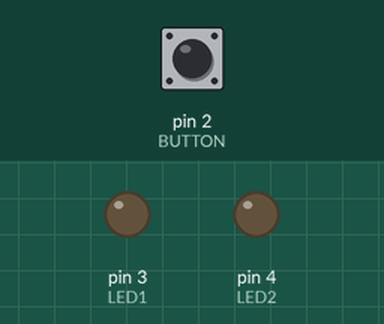
The sketch below on a simulated Arduino Uno, built with avr-gcc and run on an emulated ATmega328P. On the bench: output pins drawn as LEDs (lit = HIGH). The inputs (shaded band) are chosen by the test bench; at power-on: pin 2 (BUTTON) LOW.

Above: at 1.2 s.
1.3 s: pin 2 (BUTTON) pulled HIGH for 0.15 s
At 1.8 s:
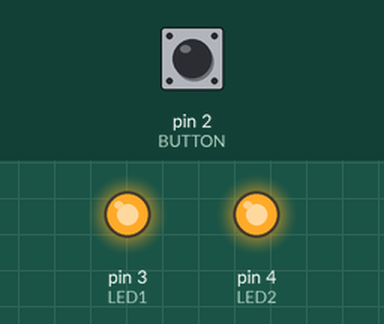
2.9 s: pin 2 (BUTTON) pulled HIGH for 1 s
At 3.5 s:
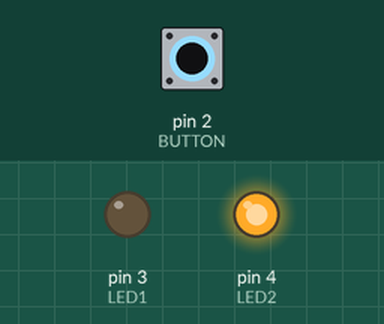
5.4 s: pin 2 (BUTTON) pulled HIGH for 3.2 s
At 6.7 s:
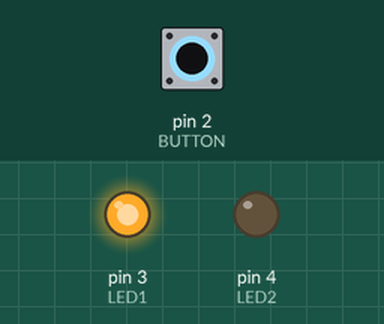
Timing chart, 0 to 10.1 s (numbered marks = the images above; inputs shaded):
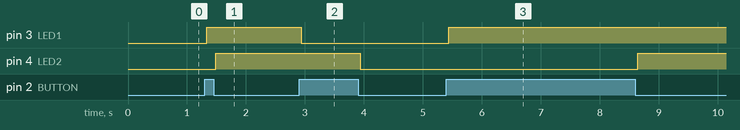

The sketch:

MEF.ino
```cpp
#define LED1 3
#define LED2 4
#define BUTTON 2
#define DELAY 40

void debounceFSM_init();
void debounceFSM_update();
void buttonPressed();
void buttonReleased();

typedef enum{
    BUTTON_UP,
    BUTTON_FALLING,
    BUTTON_DOWN,
    BUTTON_RAISING,
}debounceState_t;

debounceState_t currentState;
unsigned long int timeReference;

void setup(){
    debounceFSM_init();
    pinMode(LED1, OUTPUT);
    pinMode(LED2, OUTPUT);
    pinMode(BUTTON, INPUT);
}

void loop(){
    debounceFSM_update();
}

void debounceFSM_init(){
    currentState=BUTTON_UP;
}

void debounceFSM_update(){
    switch(currentState){
        case BUTTON_UP:
            if(digitalRead(BUTTON)==HIGH){
                currentState=BUTTON_FALLING;
                timeReference=millis();
            }
            break;

        case BUTTON_FALLING:
            if(digitalRead(BUTTON)==HIGH){
                if(millis()-timeReference>=DELAY){
                    buttonPressed();
                    currentState=BUTTON_DOWN;
                }
                }else{
                    currentState=BUTTON_UP;
                }
            break;

        case BUTTON_DOWN:
            if(digitalRead(BUTTON)==LOW){
                currentState=BUTTON_RAISING;
                timeReference=millis();
            }
            break;

        case BUTTON_RAISING:
            if(digitalRead(BUTTON)==LOW){
                if(millis()-timeReference>=DELAY){
                    buttonReleased();
                    currentState=BUTTON_UP;
                }
            }else{
                currentState=BUTTON_DOWN;
            }
            break;

    }
}

void buttonPressed(){
    digitalWrite(LED1, !digitalRead(LED1));
}

void buttonReleased(){
    digitalWrite(LED2, !digitalRead(LED2));
}
```

Measured:
- after the input at 1.3 s, pin 3 (LED1): LOW → HIGH at once; pin 4 (LED2): LOW → HIGH after 0.19 s
- after the input at 2.9 s, pin 3 (LED1): HIGH → LOW at once; pin 4 (LED2): HIGH → LOW after 1.0 s
- after the input at 5.4 s, pin 3 (LED1): LOW → HIGH at once; pin 4 (LED2): LOW → HIGH after 3.2 s
